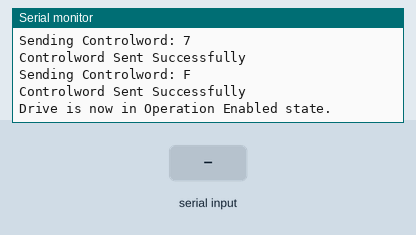
This sketch was run on a simulated Arduino Uno, built with avr-gcc and run on an emulated ATmega328P. On the bench: the last lines printed to the serial monitor. The inputs (shaded band) are chosen by the test bench.

Above: at 1.5 s.
1.6 s: "speed\n" received over Serial
At 2.1 s:
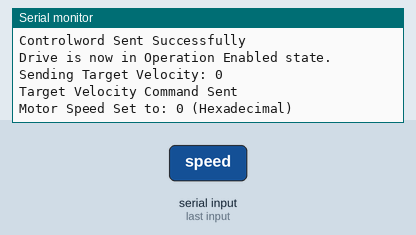
3.1 s: "readstatus\n" received over Serial
At 4.3 s:
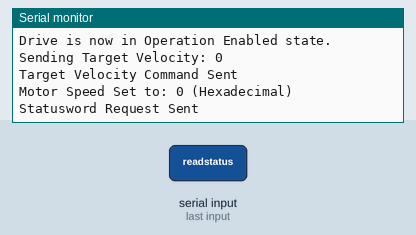
4.6 s: "90,45\n" received over Serial
At 5.6 s:
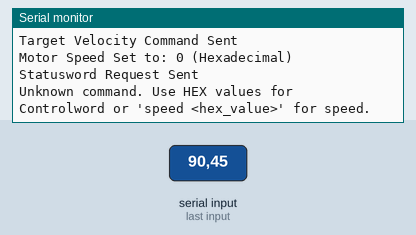

Measured:
- after the input at 1.6 s, the serial monitor: prints a new line at once (image 1)
- after the input at 3.1 s, the serial monitor: prints a new line at once (image 2)
- after the input at 4.6 s, the serial monitor: prints a new line at once (image 3)

The sketch:

motorcontrol.ino
```cpp
#include <SPI.h>
#include <mcp_can.h>

#define CAN_CS_PIN 10
MCP_CAN canController(CAN_CS_PIN); // Create MCP_CAN instance

// Define your EPOS4 Node ID (default is 1)
const uint8_t NODE_ID = 1;
const long unsigned int CAN_ID_SDO = 0x600 + NODE_ID;       // SDO write COB-ID
const long unsigned int CAN_ID_HEARTBEAT = 0x700 + NODE_ID; // Heartbeat COB-ID
const long unsigned int CAN_ID_STATUS = 0x580 + NODE_ID;    // Statusword response COB-ID

long unsigned int rxId;
unsigned char len = 0;
unsigned char buf[8]; // Buffer for received CAN data

void setup()
{
    Serial.begin(115200);
    while (!Serial)
        ; // Wait for Serial to initialize

    // Initialize MCP2515 at 125 kbps
    if (canController.begin(MCP_ANY, CAN_125KBPS, MCP_8MHZ) == CAN_OK)
    {
        Serial.println("CAN Bus Initialized Successfully!");
    }
    else
    {
        Serial.println("Error Initializing CAN Bus...");
        while (1)
            ; // Halt if CAN initialization fails
    }

    canController.setMode(MCP_NORMAL); // Set MCP2515 to Normal Mode
    Serial.println("Enter Controlword in HEX format to control the motor (e.g., 0x000F for start, 0x0006 for stop):");

    // Set mode of operation to Profile Velocity Mode (PVM)
    setModeOfOperation(3);

    // Enable operation by sending the necessary Controlwords
    enableOperation();
}

void loop()
{
    // Handle Serial Input for Commands
    if (Serial.available())
    {
        String input = Serial.readStringUntil('\n');
        input.trim(); // Remove any extra spaces or line breaks

        // Check if the input is a valid hex value for Controlword
        if (input.startsWith("0x") || input.startsWith("0X"))
        {
            uint16_t controlWord = (uint16_t)strtol(input.c_str(), NULL, 16); // Convert input from hex to integer
            sendControlWord(controlWord);                                     // Send the control word to the motor
        }
        else if (input.startsWith("speed"))
        {
            // Set motor speed based on the input
            String speedHex = input.substring(6);                             // Get the hex string after 'speed'
            int32_t speedValue = (int32_t)strtol(speedHex.c_str(), NULL, 16); // Convert hex string to int32_t
            setTargetVelocity(speedValue);                                    // Send the speed value
            Serial.print("Motor Speed Set to: ");
            Serial.print(speedValue, HEX); // Print the speed in hex
            Serial.println(" (Hexadecimal)");
        }
        else if (input.equalsIgnoreCase("readstatus"))
        {
            // Request and read the Statusword
            requestStatusWord();
        }
        else
        {
            Serial.println("Unknown command. Use HEX values for Controlword or 'speed <hex_value>' for speed.");
        }
    }

    // Listen for incoming CAN messages
    if (canController.checkReceive() == CAN_MSGAVAIL)
    {
        if (canController.readMsgBuf(&rxId, &len, buf) == CAN_OK)
        {
            // Check if it's a Statusword message
            if (rxId == CAN_ID_STATUS)
            {
                uint16_t statusword = (buf[1] << 8) | buf[0]; // Combine first two bytes
                Serial.print("Statusword: ");
                Serial.println(statusword, HEX);
                interpretStatusWord(statusword); // Interpret and display the drive state
            }
        }
    }

    delay(100); // Short delay to prevent flooding
}

// Function to set the Mode of Operation (0x6060)
void setModeOfOperation(uint8_t mode)
{
    unsigned char data[8];
    data[0] = 0x2F; // SDO write, expedited, 1 byte
    data[1] = 0x60; // Index low byte
    data[2] = 0x60; // Index high byte
    data[3] = 0x00; // Subindex
    data[4] = mode; // Mode of Operation (3 for Profile Velocity Mode)
    data[5] = 0x00;
    data[6] = 0x00;
    data[7] = 0x00;

    Serial.print("Setting Mode of Operation to: ");
    Serial.println(mode);

    if (canController.sendMsgBuf(CAN_ID_SDO, 0, 8, data) == CAN_OK)
    {
        Serial.println("Mode of Operation set successfully.");
    }
    else
    {
        Serial.println("Error setting Mode of Operation");
    }
}

// Function to send Controlword (0x6040)
void sendControlWord(uint16_t controlWord)
{
    unsigned char data[8];
    data[0] = 0x2B;                  // SDO write, expedited, 2 bytes
    data[1] = 0x40;                  // Index low byte
    data[2] = 0x60;                  // Index high byte
    data[3] = 0x00;                  // Subindex
    data[4] = lowByte(controlWord);  // Controlword low byte
    data[5] = highByte(controlWord); // Controlword high byte
    data[6] = 0x00;                  // Reserved
    data[7] = 0x00;                  // Reserved

    Serial.print("Sending Controlword: ");
    Serial.println(controlWord, HEX);

    if (canController.sendMsgBuf(CAN_ID_SDO, 0, 8, data) == CAN_OK)
    {
        Serial.println("Controlword Sent Successfully");
    }
    else
    {
        Serial.println("Error Sending Controlword...");
    }
}

// Function to set Target Velocity (0x60FF)
void setTargetVelocity(int32_t velocity)
{
    unsigned char data[8];
    data[0] = 0x23;                     // SDO write, expedited, 4 bytes
    data[1] = 0xFF;                     // Index low byte
    data[2] = 0x60;                     // Index high byte
    data[3] = 0x00;                     // Subindex
    data[4] = lowByte(velocity);        // Velocity byte 0
    data[5] = highByte(velocity);       // Velocity byte 1
    data[6] = lowByte(velocity >> 16);  // Velocity byte 2
    data[7] = highByte(velocity >> 24); // Velocity byte 3

    Serial.print("Sending Target Velocity: ");
    Serial.println(velocity);

    if (canController.sendMsgBuf(CAN_ID_SDO, 0, 8, data) == CAN_OK)
    {
        Serial.println("Target Velocity Command Sent");
    }
    else
    {
        Serial.println("Error Sending Target Velocity Command");
    }
}

// Function to transition the drive to "Operation Enabled" state
void enableOperation()
{
    // Step 1: Send 0x0006 - Ready to Switch On
    sendControlWord(0x0006);
    delay(100);

    // Step 2: Send 0x0007 - Switched On
    sendControlWord(0x0007);
    delay(100);

    // Step 3: Send 0x000F - Operation Enabled
    sendControlWord(0x000F);
    delay(100);

    Serial.println("Drive is now in Operation Enabled state.");
}

// Function to request Statusword (0x6041)
void requestStatusWord()
{
    unsigned char data[8];
    data[0] = 0x40; // SDO read command
    data[1] = 0x41; // Index low byte (0x6041)
    data[2] = 0x60; // Index high byte (0x6041)
    data[3] = 0x00; // Subindex 0
    data[4] = 0x00;
    data[5] = 0x00;
    data[6] = 0x00;
    data[7] = 0x00;

    if (canController.sendMsgBuf(CAN_ID_SDO, 0, 8, data) == CAN_OK)
    {
        Serial.println("Statusword Request Sent");
    }
    else
    {
        Serial.println("Error Sending Statusword Request");
    }
}

// Function to interpret and display the Statusword (0x6041)
void interpretStatusWord(uint16_t statusword)
{
    Serial.print("Interpreted Statusword: ");
    Serial.println(statusword, BIN); // Print Statusword in binary format

    if ((statusword & 0x006F) == 0x0021)
    {
        Serial.println("State: Switch on disabled");
    }
    else if ((statusword & 0x006F) == 0x0023)
    {
        Serial.println("State: Ready to switch on");
    }
    else if ((statusword & 0x006F) == 0x0027)
    {
        Serial.println("State: Switched on");
    }
    else if ((statusword & 0x006F) == 0x0037)
    {
        Serial.println("State: Operation enabled");
    }
    else if ((statusword & 0x006F) == 0x0017)
    {
        Serial.println("State: Quick stop active");
    }
    else if ((statusword & 0x004F) == 0x000F)
    {
        Serial.println("State: Fault reaction active");
    }
    else if ((statusword & 0x004F) == 0x0008)
    {
        Serial.println("State: Fault");
    }
    else
    {
        Serial.println("State: Unknown");
    }
}
```
